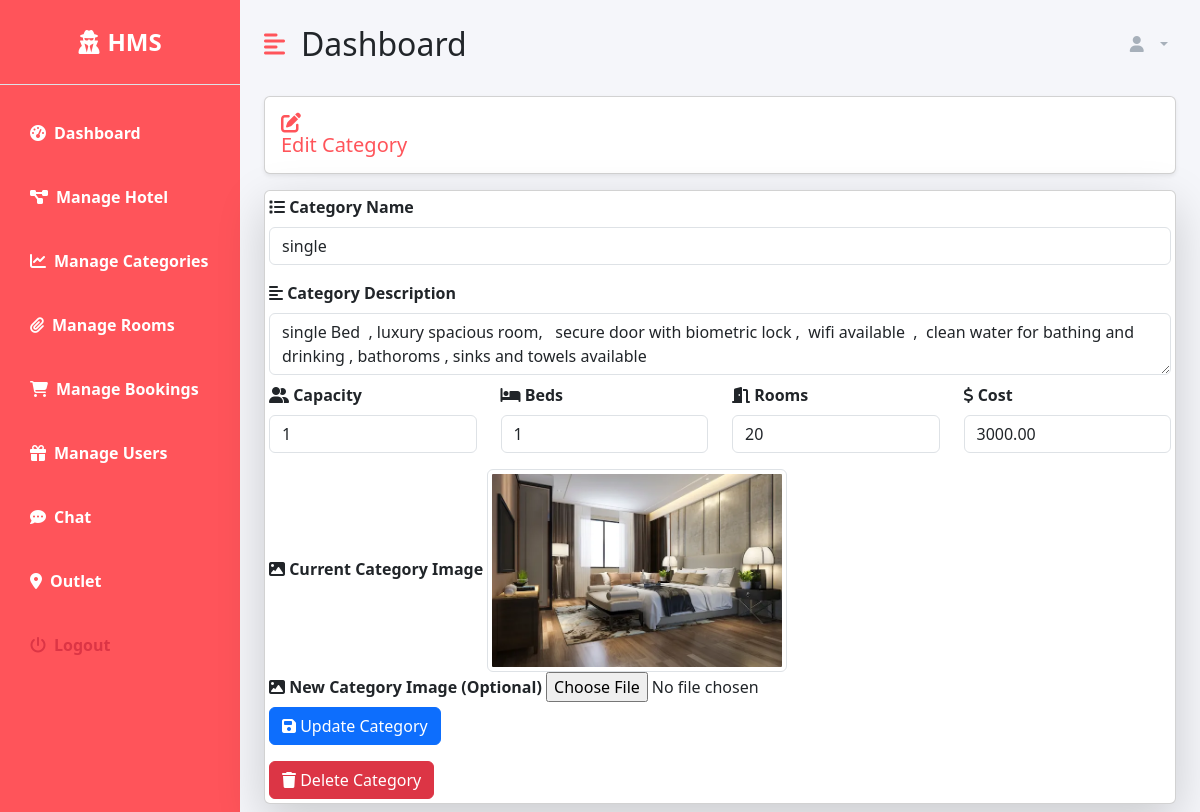
Screenshot of /dashboard/category/4 with the database file from the repository.
### hotel/models.py (models this page shows, shortened)
class RoomCategory(models.Model):
    name = models.CharField(max_length=255)
    description = models.TextField()
    capacity = models.IntegerField()
    beds = models.IntegerField()
    rooms = models.IntegerField()
    cost = models.DecimalField(max_digits=10, decimal_places=2)
    added_on = models.DateTimeField(auto_now_add=True)
    image = models.ImageField(upload_to="room_category_images")

### dashboard/views.py (the view)
# urls.py: path('category/<int:category_id>' , views.category_detail , name='category-detail'),
def category_detail(request, category_id):
    category = get_object_or_404(RoomCategory, pk=category_id)
    context = {
        'category': category,
    }
    return render(request, 'dashboard/hotel/edit_category.html', context)

### templates/dashboard/hotel/edit_category.html (shortened to what this page needs)
{% extends 'dashboard/base.html' %}
{% load static %}
{% block content %}
    <div class="row">
        <div class="col-md-12">
            <h5 class="m-2 primary-text card shadow-sm p-3">
                <i class="fas fa-edit"></i> Edit Category
            </h5>
        </div>
    </div>
    <div class="card shadow-lg m-2">
        <div class="col-md-12 p-1">
            <form method="post" action="{% url 'dashboard:edit-category' %}" enctype="multipart/form-data">
                <div class="mb-3">
                    <div class="form-group">
                        <label for="name" class="form-label fw-bold">
                            <i class="fas fa-list"></i> Category Name
                        </label>
                        <input type="text" class="form-control" id="name" name="name" value="{{ category.name }}" required>
                    </div>
                </div>
                <div class="form-group">
                    <label for="description" class="form-label fw-bold">
                        <i class="fas fa-align-left"></i> Category Description
                    </label>
                    <textarea class="form-control" id="description" name="description" required>{{ category.description }}</textarea>
                </div>
                <div class="row mt-2">
                    <div class="mb-3 col-md-3 col-xl-3 col-sm-6">
                        <div class="form-group">
                            <label for="capacity" class="form-label fw-bold">
                                <i class="fas fa-user-friends"></i> Capacity
                            </label>
                            <input type="number" class="form-control" id="capacity" name="capacity" value="{{ category.capacity }}" required>
                        </div>
                    </div>
                    <div class="mb-3 col-md-3 col-xl-3 col-sm-6">
                        <div class="form-group">
                            <label for="beds" class="form-label fw-bold">
                                <i class="fas fa-bed"></i> Beds
                            </label>
                            <input type="number" class="form-control" id="beds" name="beds" value="{{ category.beds }}" required>
                        </div>
                    </div>
                    <div class="mb-3 col-md-3 col-xl-3 col-sm-6">
                        <div class="form-group">
                            <label for="rooms" class="form-label fw-bold">
                                <i class="fas fa-door-open"></i> Rooms
                            </label>
                            <input type="number" class="form-control" id="rooms" name="rooms" value="{{ category.rooms }}" required>
                        </div>
                    </div>
                    <div class="mb-3 col-md-3 col-xl-3 col-sm-6">
                        <div class="form-group">
                            <label for="cost" class="form-label fw-bold">
                                <i class="fas fa-dollar-sign"></i> Cost
                            </label>
                            <input type="text" class="form-control" id="cost" name="cost" value="{{ category.cost }}" required>
                        </div>
                    </div>
                </div>
                <div class="form-group">
                    <label for="image" class="form-label fw-bold">
                        <i class="fas fa-image"></i> Current Category Image
                    </label>
                    <img src="{{ category.image.url }}" alt="{{ category.name }}" class="img-thumbnail" width="300px">
                </div>
                <div class="form-group">
                    <label for="new_image" class="form-label fw-bold">
                        <i class="fas fa-image"></i> New Category Image (Optional)
                    </label>
                    <input type="file" class="form-control-file" id="image" name="new_image">
                </div>
                <div class="form-group">
                    <button type="submit" class="btn btn-primary">
                        <i class="fas fa-save"></i> Update Category
                    </button>
                </div>
            </form>
            <form method="post" action="{% url 'dashboard:delete-category' %}" class="mt-3">
                <button type="button" class="btn btn-danger" data-bs-toggle="modal" data-bs-target="#confirmDeleteModal">
                    <i class="fas fa-trash"></i> Delete Category
                </button>
            </form>
        </div>
    </div>
{% endblock %}

### static/dashboard/style.css (style rules this page uses)
:root { --main-bg-color: #ff545a; --main-text-color: #ff545a; --second-text-color : #a7b0ba; --second-bg-color : #f5f6fa; }
.primary-text { color: var(--main-text-color); }

### rows the page displays
RoomCategory: name "single", description "single Bed , luxury spacious room, secure door with biometric lock , wifi available , clean water for bathing and drinking , bathoroms , sinks and towels available", capacity "1", beds "1", rooms "20", cost "3000.00", image (picture)
